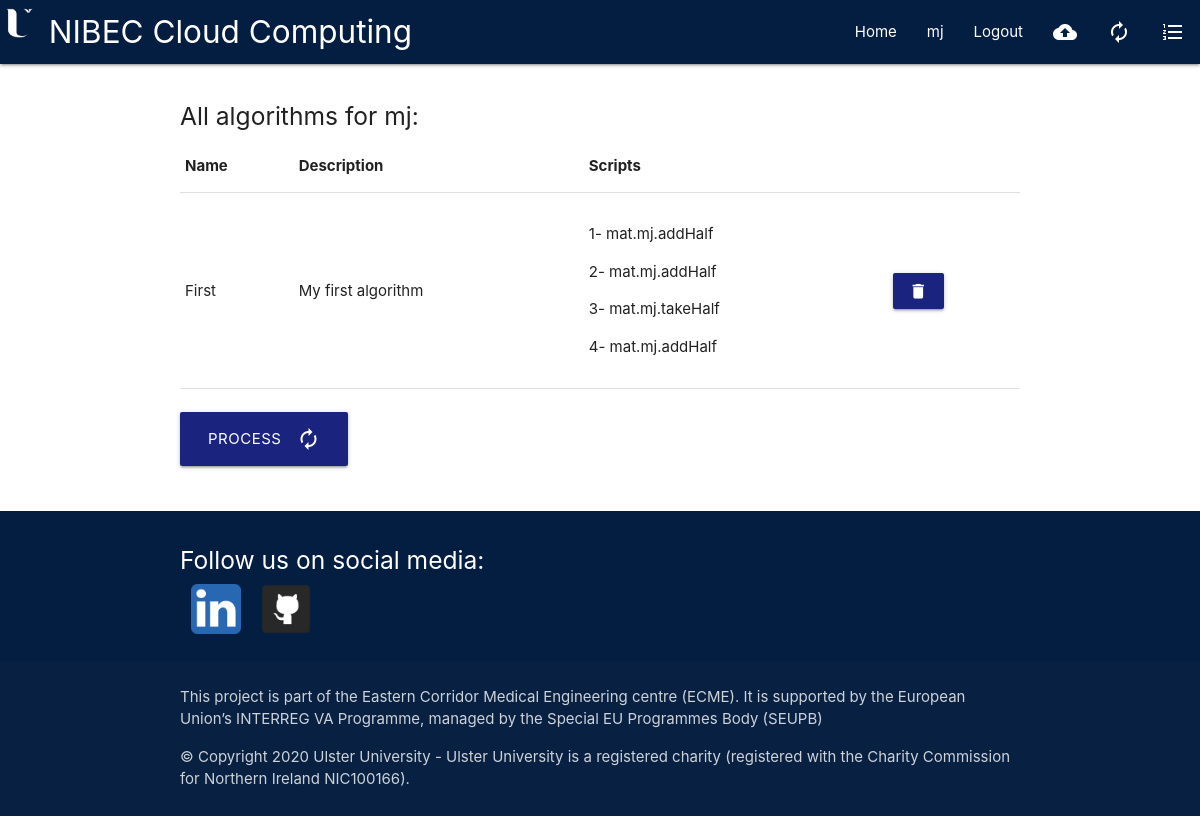
The page /show_algorithms/ (signed in) on the database as committed earlier.
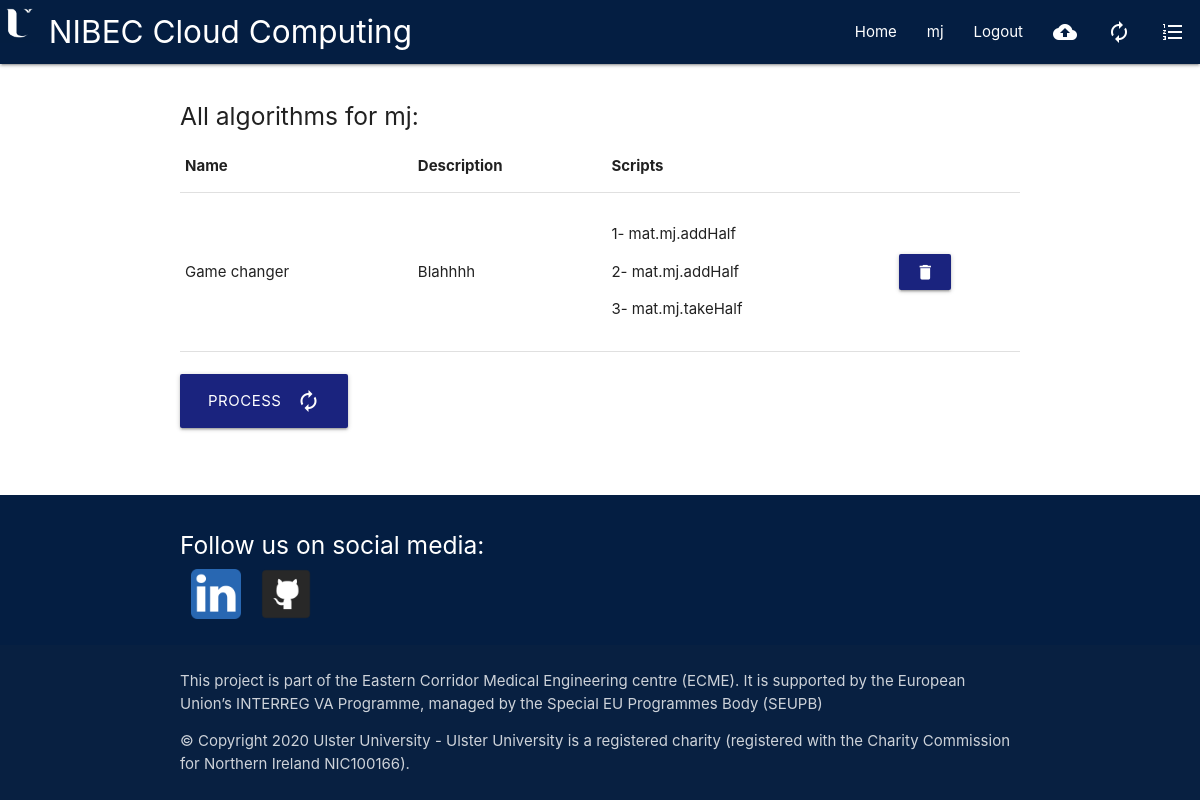
The same page on the database as committed later.
### core/models.py (models this page shows, shortened)
class Algorithm(models.Model):
    identifier = models.UUIDField(primary_key=True, default=uuid.uuid4, editable=False)  # unique ID for the instance
    user = models.ForeignKey(User, on_delete=models.CASCADE)  # link to the user creating it
    name = models.CharField(max_length=100)
    description = models.TextField()
    scripts = models.ManyToManyField(Script, through='Execution', related_name="algorithms_related")

class Script(models.Model):
    def script_path(instance, filename):
        """ Dynamic filename changing for the uploaded file when saving """
        filename_output = "algorithm/%s" % filename   # filename is username_id.ext e.g mj_45ds.jpeg
        return os.path.join(settings.MEDIA_ROOT, filename_output)  # return filepath for storage
    MATLAB = "M"
    PYTHON = "P"
    LANGUAGE_CHOICES = (
        (MATLAB, "MATLAB Function"),
        (PYTHON, "Python Function"),
    )
    identifier = models.CharField(max_length=250)
    description = models.TextField()
    language = models.CharField(max_length=1, choices=LANGUAGE_CHOICES, default=MATLAB)
    data_input = models.ForeignKey(FileFormat, on_delete=models.CASCADE, related_name='script_inputs',
                                   default=FileFormat.objects.values('name')[0])
    data_output = models.ForeignKey(FileFormat, on_delete=models.CASCADE, related_name='script_outputs',
                                    default=FileFormat.objects.values('name')[0])
    uploaded_script = models.FileField(upload_to=script_path, null=True, max_length=200)  # the file itself
    def __str__(self):
        return self.identifier

### core/views.py (the view)
# urls.py: path('show_algorithms/', views.show_algorithms, name='show_algorithms'),
@login_required()
def show_algorithms(request):
    current_user = request.user
    algorithms = Algorithm.objects.filter(user=current_user)
    context = {
        'current_user': current_user,
        'algorithms': algorithms,
    }
    return render(request, 'show_algorithms.html', context)

### core/templates/show_algorithms.html
{% extends 'base.html' %}
{% block content %}
    {% if current_user.is_authenticated %}
        <br>
        <h5>All algorithms for {{ current_user.username }}:</h5>
        <table>
            <thead>
                <tr>
                    <th>Name</th>
                    <th>Description</th>
                    <th>Scripts</th>
                </tr>
            </thead>
            <tbody>
                {% for algorithm in algorithms %}
                    <tr>
                        <td>{{ algorithm.name }}</td>
                        <td>{{ algorithm.description }}</td>
                        <td>
                            {% for script in algorithm.scripts.all %}
                                <p>{{ forloop.counter }}- {{ script }}</p>
                            {% endfor %}
                        </td>
                        <td><a
                                class="btn waves-effect waves-light indigo darken-4"
                                href="{% url 'delete_algorithm' algorithm_id=algorithm.identifier %}"
                                name="delete">
                                <i class="material-icons">delete</i>
                            </a>
                        </td>
                    </tr>
                {% endfor %}
            </tbody>
        </table>
        <br>
        <a href="{% url 'create_algorithm' %}" class="waves-effect waves-light indigo darken-4 btn-large">
            <i class="material-icons right">autorenew</i>Process</a>
        <br>
    {% endif %}
{% endblock %}

### templates/base.html (shortened to what this page needs)
<!DOCTYPE html>
<html lang="en">
<head>
    {% load static %}
    <link rel="stylesheet" href="{% static 'css/materialize.css' %}">
</head>
<body>
    {% include 'navbar.html' %}
    <main>
        <div class="container">
            {% block content %}{% endblock content %}
        </div>
    </main>
    {% include 'footer.html' %}
</body>
</html>

### core/templates/navbar.html
<nav class="uu-core-blue">
    <div class="nav-wrapper col s12 m6">
      <a href="{% url 'index' %}" class="brand-logo">
          {% load static %}
          <img src="{% static 'core/UU_Avatar.jpg' %}" width="40" height="40" alt="logo">
          NIBEC Cloud Computing
      </a>
      <ul id="nav-mobile" class="right hide-on-med-and-down">
        <li><a href="{% url 'index' %}">Home</a></li>
          {% if user.is_authenticated %}
            <li><a href="{% url 'show_files' %}">{{ user.username }}</a></li>
            <li><a href="{% url 'logout' %}">Logout</a></li>
            <li><a href="{% url 'upload' %}"><i class="material-icons">cloud_upload</i></a></li>
            <li><a href="{% url 'create_algorithm' %}"><i class="material-icons">autorenew</i></a></li>
            <li><a href="{% url 'show_algorithms' %}"><i class="material-icons">format_list_numbered</i></a></li>
          {% else %}
            <li><a href="{% url 'register' %}">Register</a></li>
            <li><a href="{% url 'login' %}">Login</a></li>
          {% endif %}
      </ul>
    </div>
</nav>

### core/templates/footer.html
<br><br>
<footer class="page-footer uu-core-blue">
    <div class="container">
        <div class="row">
            <h5 class="white-text">Follow us on social media:</h5>
            <div class="col s1 l1">
                {% load static %}
                <a href="https://www.linkedin.com/in/mjennings061/">
                    <img src="{% static 'core/logo_LI.png' %}" height="50" width="50" alt="LinkedIn">
                </a>
            </div>
            <div class="col s2 l2">
                {% load static %}
                <a href="https://www.github.com/mjennings061/">
                    <img src="{% static 'core/logo_github.png' %}" height="50" width="50" alt="Github">
                </a>
            </div>
        </div>
    </div>
    <div class="footer-copyright">
        <div class="container">
            <p>This project is part of the Eastern Corridor Medical Engineering centre (ECME). It is supported by the European Union’s INTERREG VA Programme, managed by the Special EU Programmes Body (SEUPB)</p>
            <p>© Copyright 2020 Ulster University - Ulster University is a registered charity (registered with the Charity Commission for Northern Ireland NIC100166).</p>
        </div>
    </div>
</footer>

Rows that differ between the two databases and show on the page:
removed Algorithm: name "First", description "My first algorithm", Script (identifier "mat.mj.addHalf"), Script (identifier "mat.mj.takeHalf")
added Algorithm: name "Game changer", description "Blahhhh", Script (identifier "mat.mj.addHalf"), Script (identifier "mat.mj.takeHalf")
